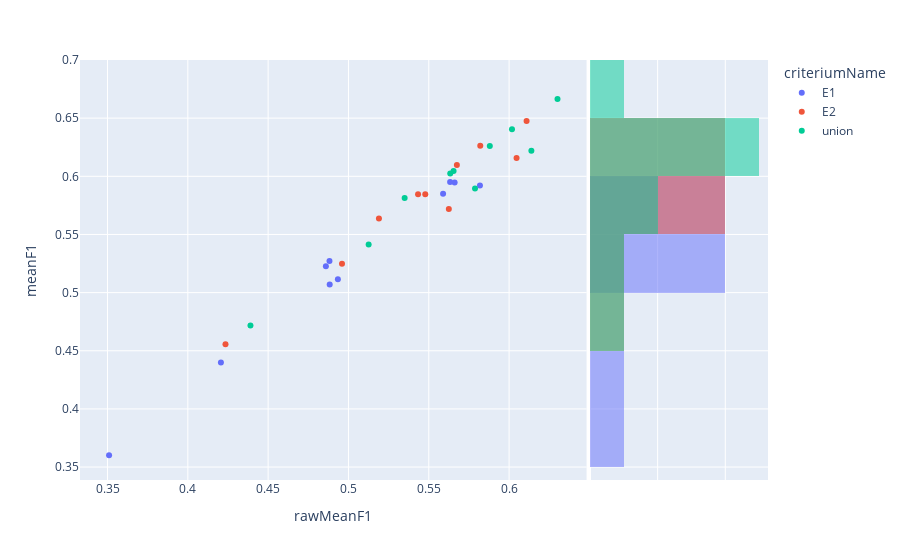

Notebook code cell kept with this figure:
### Code cell
px.scatter(experimentModels,x='rawMeanF1',y='meanF1',color='criteriumName',hover_name='modelId', marginal_y="histogram")

### Figure 1 — Plotly figure (JSON) as saved in the notebook; plotly's stock layout.template omitted (floating-point values rounded to 4 significant figures)
{"data": [{"hovertemplate": "<b>%{hovertext}</b><br><br>criteriumName=E1<br>rawMeanF1=%{x}<br>meanF1=%{y}<extra></extra>", "hovertext": ["afd523c8-e3bf-44e0-a0c7-85a7b0d747e4", "d90313d0-46a5-4957-b4bd-1c2e66388a31", "825f07e0-9a06-44aa-bb72-93cdd7d64ca2", "0b4afad9-a6fb-43ae-8f49-a5d65994e109", "bcaeb868-00a0-4038-bc73-fb5d86ea09ee", "00a66953-1236-49a2-bbdc-78c361fa15f0", "adcf962a-53df-4cb8-ae1f-7a94e2ad3e0c", "21c95c6e-be0b-49bb-a43b-807238a1b12c", "216f16f3-c2d8-4735-bf51-0daed207c25e", "09cbec08-c8af-49fb-aabd-4702bef80265"], "legendgroup": "E1", "marker": {"color": "#636efa", "symbol": "circle"}, "mode": "markers", "name": "E1", "orientation": "v", "showlegend": true, "type": "scatter", "x": [0.4859, 0.5589, 0.351, 0.4934, 0.4882, 0.5661, 0.4206, 0.5633, 0.4883, 0.5819], "xaxis": "x", "y": [0.5226, 0.5851, 0.3602, 0.5116, 0.5272, 0.5947, 0.4399, 0.5951, 0.507, 0.5921], "yaxis": "y"}, {"alignmentgroup": "True", "bingroup": "y", "hovertemplate": "criteriumName=E1<br>meanF1=%{y}<br>count=%{x}<extra></extra>", "legendgroup": "E1", "marker": {"color": "#636efa"}, "name": "E1", "offsetgroup": "E1", "opacity": 0.5, "showlegend": false, "type": "histogram", "xaxis": "x2", "y": [0.5226, 0.5851, 0.3602, 0.5116, 0.5272, 0.5947, 0.4399, 0.5951, 0.507, 0.5921], "yaxis": "y2"}, {"hovertemplate": "<b>%{hovertext}</b><br><br>criteriumName=E2<br>rawMeanF1=%{x}<br>meanF1=%{y}<extra></extra>", "hovertext": ["1623c979-486c-4f45-ba54-dbbac3770588", "f8abeec1-7d46-4573-8a01-7827b8584472", "c556cd55-5f8b-420c-b6b2-0ca323bee5df", "b9ca9323-c013-423a-8b12-a893e0a8be97", "e31d0f92-1914-4bb5-9156-f9101fe1307c", "6fd86953-d3aa-4c9c-8069-b22b951dce3f", "87913851-d47b-4963-b2fa-1c65d7aec5a1", "0f0da0b8-d512-47b2-808a-c92b1d073468", "006d0918-7072-4365-953e-4b399728048d", "ca54dd96-c49f-4680-a78d-2aabf3059e5c"], "legendgroup": "E2", "marker": {"color": "#EF553B", "symbol": "circle"}, "mode": "markers", "name": "E2", "orientation": "v", "showlegend": true, "type": "scatter", "x": [0.6109, 0.5675, 0.4234, 0.5625, 0.519, 0.5821, 0.5478, 0.5433, 0.496, 0.6046], "xaxis": "x", "y": [0.6477, 0.6096, 0.4556, 0.5719, 0.5638, 0.6263, 0.5845, 0.5845, 0.5249, 0.6157], "yaxis": "y"}, {"alignmentgroup": "True", "bingroup": "y", "hovertemplate": "criteriumName=E2<br>meanF1=%{y}<br>count=%{x}<extra></extra>", "legendgroup": "E2", "marker": {"color": "#EF553B"}, "name": "E2", "offsetgroup": "E2", "opacity": 0.5, "showlegend": false, "type": "histogram", "xaxis": "x2", "y": [0.6477, 0.6096, 0.4556, 0.5719, 0.5638, 0.6263, 0.5845, 0.5845, 0.5249, 0.6157], "yaxis": "y2"}, {"hovertemplate": "<b>%{hovertext}</b><br><br>criteriumName=union<br>rawMeanF1=%{x}<br>meanF1=%{y}<extra></extra>", "hovertext": ["835a313d-abb5-4f4a-82ce-8b3cdb9a48ef", "00c51021-c8d3-44e7-bbdf-aad9dd1df14a", "06492559-e944-471d-9f30-f65532aadf0a", "f2602c9a-75aa-4382-abf2-333af911d6b4", "4be8081a-30cb-4d01-bb52-ff3d4b49bbd2", "7116bde1-d77d-40c1-a7cc-c2bdc6af27f2", "27ebbfd3-d459-4c45-bf65-d60f56afdd00", "a0a68a3c-5240-4737-b0a5-7ae5d6a6c873", "779e6dad-582e-45e3-85c0-8fd31368a98c", "ff520954-f5f8-40cf-a6d9-4ccfb90c53be"], "legendgroup": "union", "marker": {"color": "#00cc96", "symbol": "circle"}, "mode": "markers", "name": "union", "orientation": "v", "showlegend": true, "type": "scatter", "x": [0.6301, 0.588, 0.439, 0.5788, 0.535, 0.6018, 0.5654, 0.5634, 0.5126, 0.6139], "xaxis": "x", "y": [0.6666, 0.626, 0.4717, 0.5895, 0.5814, 0.6404, 0.6047, 0.6025, 0.5414, 0.6221], "yaxis": "y"}, {"alignmentgroup": "True", "bingroup": "y", "hovertemplate": "criteriumName=union<br>meanF1=%{y}<br>count=%{x}<extra></extra>", "legendgroup": "union", "marker": {"color": "#00cc96"}, "name": "union", "offsetgroup": "union", "opacity": 0.5, "showlegend": false, "type": "histogram", "xaxis": "x2", "y": [0.6666, 0.626, 0.4717, 0.5895, 0.5814, 0.6404, 0.6047, 0.6025, 0.5414, 0.6221], "yaxis": "y2"}], "layout": {"barmode": "overlay", "legend": {"title": {"text": "criteriumName"}, "tracegroupgap": 0}, "margin": {"t": 60}, "xaxis": {"anchor": "y", "domain": [0, 0.7363], "title": {"text": "rawMeanF1"}}, "xaxis2": {"anchor": "y2", "domain": [0.7413, 1], "matches": "x2", "showgrid": true, "showline": false, "showticklabels": false, "ticks": ""}, "yaxis": {"anchor": "x", "domain": [0, 1], "title": {"text": "meanF1"}}, "yaxis2": {"anchor": "x2", "domain": [0, 1], "matches": "y", "showgrid": true, "showticklabels": false}}}
